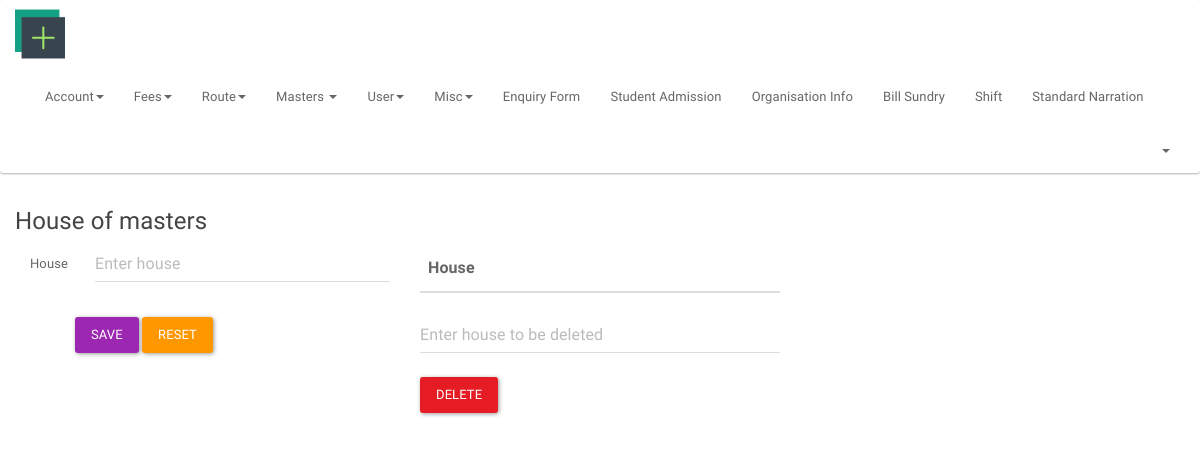
The page /index.php/admin/masters_house on the database as committed earlier.
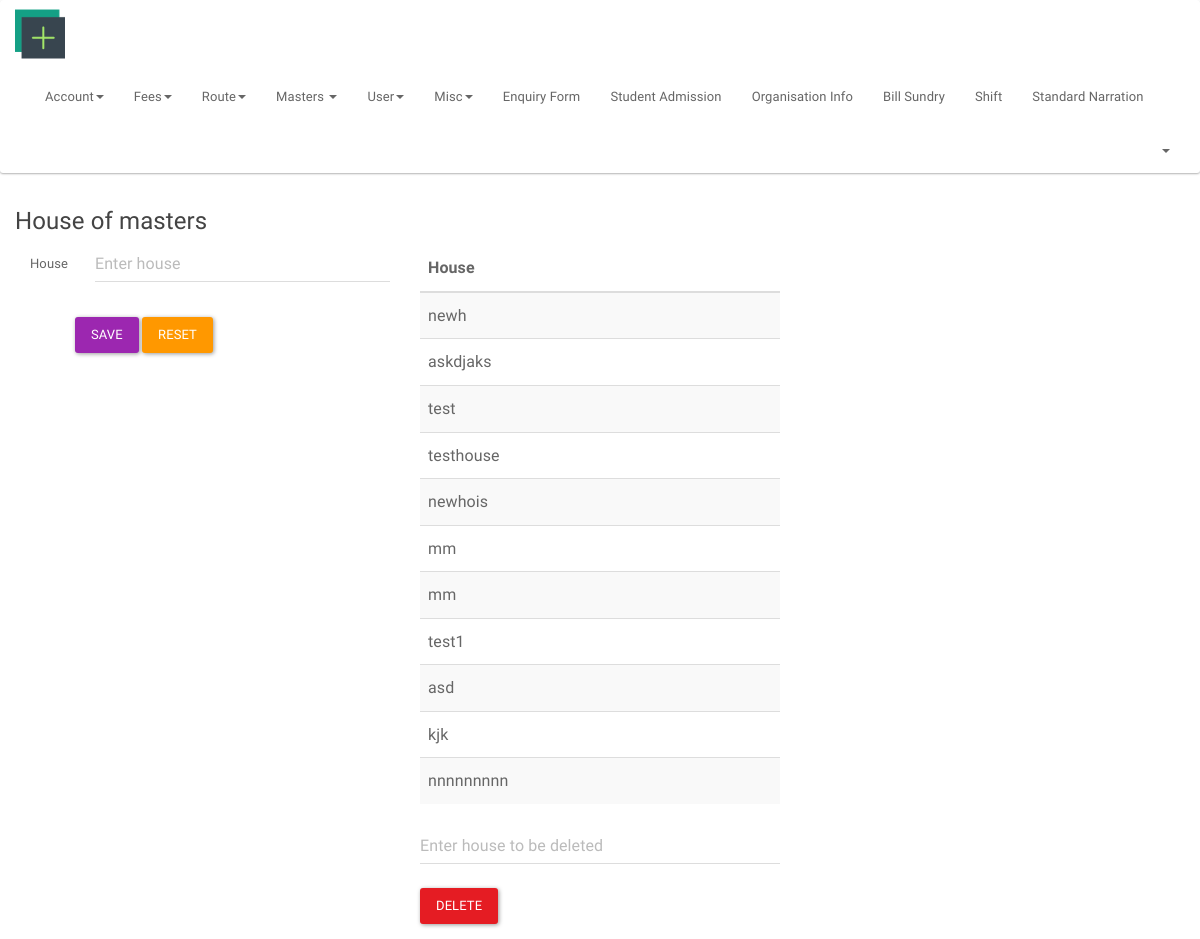
The same page on the database as committed later.
### tables this page shows
CREATE TABLE `house` (
  `house_id` int(11) NOT NULL,
  `house_name` varchar(30) NOT NULL
);

### application/controllers/admin.php (called while the page is built, shortened)
<?php
class Admin extends MY_Controller
{
    public function __construct()
    {
        $this->load->view('private/admin/header');
        $this->load->view('private/admin/footer');
        $this->form_validation->set_error_delimiters('<div class="text-danger">', '</div>');
    }
    public function masters_house()
    {
        if ($this->form_validation->run('house')) {
            $this->load->model('add_model', 'am');
            $post = $this->input->post();
            unset($post['submit']);
            $table_name='house';
            $field_name='house_name';
            if ($this->am->insert_data($table_name,$post)) {
                $this->load->model('get_model', 'gm');
                $house = $this->gm->get_list($field_name,$table_name);
                $this->load->view('private/admin/masters/house',['house'=>$house]);
            } else {
                echo 'Query failed in inserting record';
            }
        } else {
            $this->load->model('get_model', 'gm');
            $table_name='house';
            $field_name='house_name';
            $house= $this->gm->get_list($field_name,$table_name);
            $this->load->view('private/admin/masters/house',['house'=>$house]);
        }
    }
}

### index.php (called while the page is built, shortened)
<?php
require_once BASEPATH.'core/CodeIgniter.php';

### application/models/get_model.php (called while the page is built, shortened)
<?php
class Get_model extends MY_Model
{
    public function get_list($field,$table_name)
    {
        $query = $this->db->select($field)->get($table_name);
        $res = $query->result();
        $array=json_decode(json_encode($res),true);
        return $array;
    }
}

### application/views/private/admin/masters/house.php (the view, shortened to what this page needs)
<div class="container">
    <div class="row">
        <h4>House of masters</h4>
        <div class="col-lg-4">
            <?php echo form_open('admin/masters_house', ['class' => 'form-horizontal']); ?>
            <div class="form-group">
                <label for="inputText" class="col-lg-2 control-label">House</label>
                <div class="col-lg-10">
                    <?php echo form_input(['name' => 'house_name', 'class' => 'form-control',
                        'placeholder' => 'Enter house',
                        'value' => set_value('house_name')]);
                    ?>
                </div>
            </div>
            <?php echo form_submit(['name' => 'submit', 'value' => 'Save', 'class' => 'btn btn-info',
                'style' => 'margin-left:45px; margin-top:20px;']),
            form_reset(['name' => 'reset', 'value' => 'reset', 'class' => 'btn btn-warning',
                'style' => 'margin-top:20px;']); ?>
<?php echo form_close(); ?>
        </div>
        <div class="col-lg-4">
            <table class="table table-striped table-hover ">
                <thead>
                <tr>
                    <th>House</th>
                </tr>
                </thead>
                <tbody>
                    <?php foreach ($house as $h){
                        echo "<tr><td>".$h['house_name']."</td></tr>";
                    }?>
                </tbody>
            </table>
            <?php echo form_open('admissions/', ['class' => 'form-horizontal']); ?>
            <div class="form-group">
                <div class="col-lg-12">
                    <?php echo form_input(['name' => 'house_del', 'class' => 'form-control',
                        'placeholder' => 'Enter house to be deleted',
                        'value' => set_value('house_del')]);
                    ?>
                    <?php echo form_error('house_del');
                    echo '<br>';
                    ?>
                    <button name="subm" class="btn btn-danger">DELETE</button>
                </div>
            </div>
        </div>
    </div>
</div>

### application/views/private/admin/header.php (shortened to what this page needs)
<html>
<head>
    <link href="<?= base_url() ?>public/assets/css/bootswatch_paper.css" rel="stylesheet"/>
    <link href="<?= base_url() ?>public/assets/css/font-awesome.min.css" rel="stylesheet">
    <link href='<?= base_url() ?>public/assets/css/google_fonts.css' rel='stylesheet' type='text/css'>
</head>
<body>
<nav class="navbar navbar-default">
    <div class="container-fluid">
        <div class="navbar-header">
            <a class="navbar-brand" href="<?= site_url('dashboard/') ?>"><img
                        src="<?= base_url() ?>public/assets/img/dash.png" style="margin-top: -12px;" height="50" width="50"></a>
        </div>
        <div class="collapse navbar-collapse" id="bs-example-navbar-collapse-1">
            <ul class="nav navbar-nav">
                <li class="dropdown">
                    <a href="#" class="dropdown-toggle" data-toggle="dropdown" role="button" aria-expanded="false">Account<span class="caret"></span></a>
                </li>
                <li class="dropdown">
                    <a href="#" class="dropdown-toggle" data-toggle="dropdown" role="button" aria-expanded="false">Fees<span class="caret"></span></a>
                </li>
                <li class="dropdown">
                    <a href="#" class="dropdown-toggle" data-toggle="dropdown" role="button" aria-expanded="false">Route<span class="caret"></span></a>
                </li>
                <li class="dropdown">
                    <a href="#" class="dropdown-toggle" data-toggle="dropdown" role="button" aria-expanded="false">Masters <span class="caret"></span></a>
                </li>
                <li class="dropdown">
                    <a href="#" class="dropdown-toggle" data-toggle="dropdown" role="button" aria-expanded="false">User<span class="caret"></span></a>
                </li>
                <li class="dropdown">
                    <a href="#" class="dropdown-toggle" data-toggle="dropdown" role="button" aria-expanded="false">Misc<span class="caret"></span></a>
                </li>
                <li><a href="<?= site_url('admin/enquiry')?>">Enquiry Form</a></li>
                <li><a href="<?= site_url('admissions/create_admission_view')?>">Student Admission</a></li>
                <li><a href="<?= site_url('admin/org_info') ?>">Organisation Info</a></li>
                <li><a href="<?= site_url('admin/bill_sundry')?>">Bill Sundry</a></li>
                <li><a href="<?= site_url('admin/shift')?>">Shift</a></li>
                <li><a href="<?= site_url('admin/standard_narration')?>">Standard Narration</a></li>
            </ul>
            <ul class="nav navbar-nav navbar-right">
                <li class="dropdown">
                    <a href="#" class="dropdown-toggle" data-toggle="dropdown" role="button" aria-expanded="false">
                <span class="caret"></span></a>
                </li>
            </ul>
        </div>
    </div>
</nav>

### application/views/private/admin/footer.php (shortened to what this page needs)
</body>
</html>

Rows that differ between the two databases and show on the page:
added house: house_name "newh"
added house: house_name "askdjaks"
added house: house_name "test"
added house: house_name "testhouse"
added house: house_name "newhois"
added house: house_name "mm"
added house: house_name "mm"
added house: house_name "test1"
added house: house_name "asd"
added house: house_name "kjk"
added house: house_name "nnnnnnnnn"
